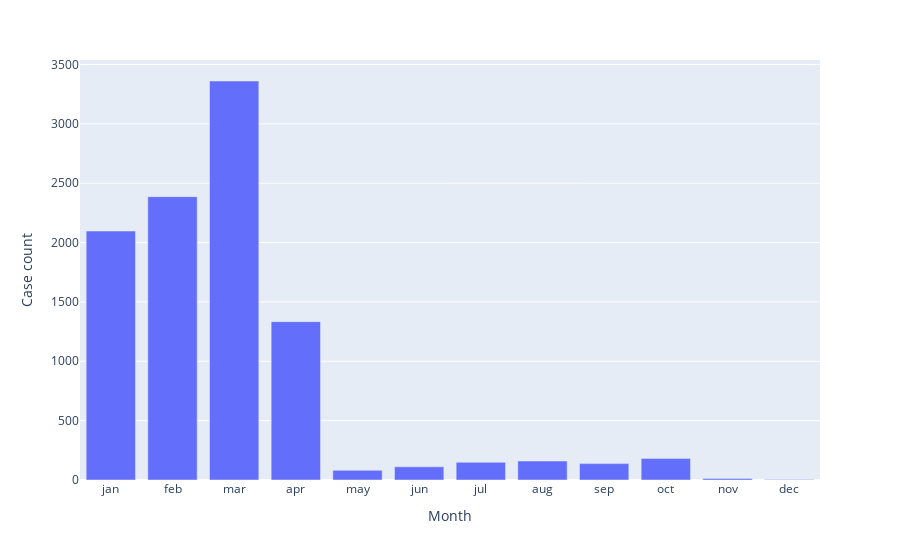

Notebook cell for this chart:
### Code cell
px.bar(month_wise_cases,'Month','Case count')

### Figure 1 — Plotly figure (JSON) as saved in the notebook; plotly's stock layout.template omitted (floating-point values rounded to 4 significant figures)
{"data": [{"alignmentgroup": "True", "hovertemplate": "Month=%{x}<br>Case count=%{y}<extra></extra>", "legendgroup": "", "marker": {"color": "#636efa", "pattern": {"shape": ""}}, "name": "", "offsetgroup": "", "orientation": "v", "showlegend": false, "textposition": "auto", "type": "bar", "x": ["jan", "feb", "mar", "apr", "may", "jun", "jul", "aug", "sep", "oct", "nov", "dec"], "xaxis": "x", "y": [2097, 2387, 3361, 1334, 82, 111, 149, 160, 138, 182, 13, 5], "yaxis": "y"}], "layout": {"barmode": "relative", "legend": {"tracegroupgap": 0}, "margin": {"t": 60}, "xaxis": {"anchor": "y", "domain": [0, 1], "title": {"text": "Month"}}, "yaxis": {"anchor": "x", "domain": [0, 1], "title": {"text": "Case count"}}}}
